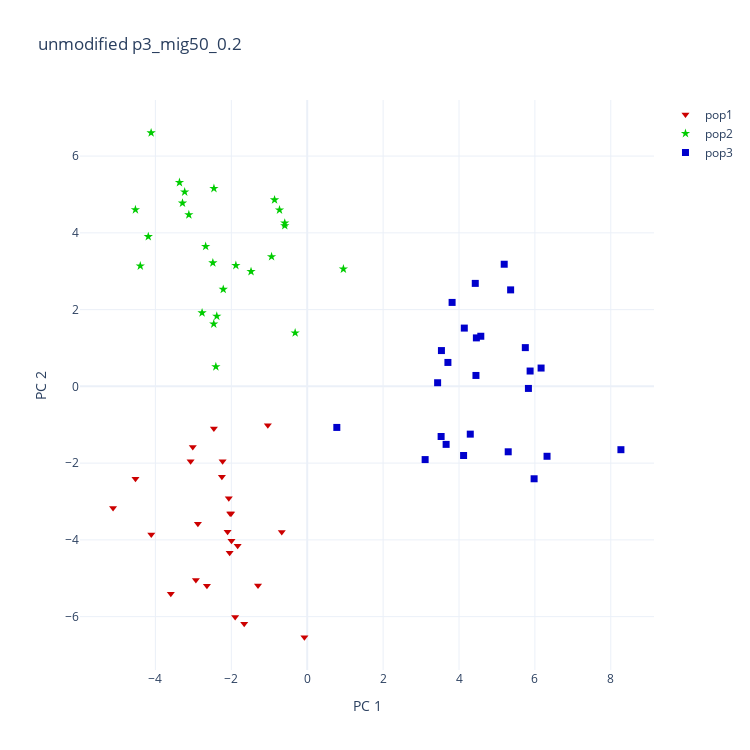

Notebook code cell kept with this figure:
### Code cell
fig = plot_embedding_populations(dataset.pca)
fig.update_layout(title="unmodified p3_mig50_0.2")
fig
